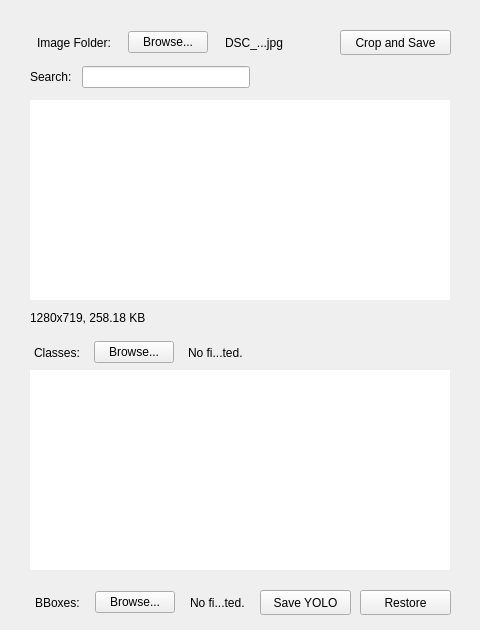
<?xml version="1.0" encoding="UTF-8"?>
<ui version="4.0">
 <class>gui</class>
 <widget class="QMainWindow" name="gui">
  <property name="geometry">
   <rect>
    <x>0</x>
    <y>0</y>
    <width>480</width>
    <height>630</height>
   </rect>
  </property>
  <property name="windowTitle">
   <string>gui</string>
  </property>
  <widget class="QWidget" name="CentralWidget">
   <widget class="QFrame" name="MainContainer">
    <property name="geometry">
     <rect>
      <x>10</x>
      <y>10</y>
      <width>460</width>
      <height>620</height>
     </rect>
    </property>
    <property name="sizePolicy">
     <sizepolicy hsizetype="Maximum" vsizetype="Maximum">
      <horstretch>0</horstretch>
      <verstretch>0</verstretch>
     </sizepolicy>
    </property>
    <property name="styleSheet">
     <string notr="true">QFrame { border: 0; }</string>
    </property>
    <property name="frameShape">
     <enum>QFrame::StyledPanel</enum>
    </property>
    <property name="frameShadow">
     <enum>QFrame::Raised</enum>
    </property>
    <property name="lineWidth">
     <number>0</number>
    </property>
    <widget class="QFrame" name="ImageBrowsingFrame">
     <property name="geometry">
      <rect>
       <x>20</x>
       <y>20</y>
       <width>261</width>
       <height>25</height>
      </rect>
     </property>
     <property name="sizePolicy">
      <sizepolicy hsizetype="Fixed" vsizetype="Fixed">
       <horstretch>0</horstretch>
       <verstretch>0</verstretch>
      </sizepolicy>
     </property>
     <property name="styleSheet">
      <string notr="true"/>
     </property>
     <property name="frameShape">
      <enum>QFrame::StyledPanel</enum>
     </property>
     <property name="frameShadow">
      <enum>QFrame::Raised</enum>
     </property>
     <property name="lineWidth">
      <number>0</number>
     </property>
     <layout class="QHBoxLayout" name="horizontalLayout">
      <property name="spacing">
       <number>10</number>
      </property>
      <property name="leftMargin">
       <number>0</number>
      </property>
      <property name="topMargin">
       <number>0</number>
      </property>
      <property name="rightMargin">
       <number>1</number>
      </property>
      <property name="bottomMargin">
       <number>0</number>
      </property>
      <item>
       <widget class="QLabel" name="ImagesLabel">
        <property name="sizePolicy">
         <sizepolicy hsizetype="Maximum" vsizetype="Preferred">
          <horstretch>0</horstretch>
          <verstretch>0</verstretch>
         </sizepolicy>
        </property>
        <property name="text">
         <string>Image Folder:</string>
        </property>
       </widget>
      </item>
      <item>
       <widget class="QPushButton" name="ImageBrowseButton">
        <property name="sizePolicy">
         <sizepolicy hsizetype="Maximum" vsizetype="Fixed">
          <horstretch>0</horstretch>
          <verstretch>0</verstretch>
         </sizepolicy>
        </property>
        <property name="text">
         <string>Browse...</string>
        </property>
       </widget>
      </item>
      <item>
       <widget class="QLabel" name="ImageFolderLabel">
        <property name="sizePolicy">
         <sizepolicy hsizetype="Maximum" vsizetype="Preferred">
          <horstretch>0</horstretch>
          <verstretch>0</verstretch>
         </sizepolicy>
        </property>
        <property name="text">
         <string>DSC_...jpg</string>
        </property>
       </widget>
      </item>
     </layout>
    </widget>
    <widget class="QPushButton" name="CropSaveButton">
     <property name="geometry">
      <rect>
       <x>330</x>
       <y>20</y>
       <width>111</width>
       <height>25</height>
      </rect>
     </property>
     <property name="text">
      <string>Crop and Save</string>
     </property>
    </widget>
    <widget class="QFrame" name="ImageSearchFrame">
     <property name="geometry">
      <rect>
       <x>20</x>
       <y>55</y>
       <width>220</width>
       <height>25</height>
      </rect>
     </property>
     <property name="sizePolicy">
      <sizepolicy hsizetype="Fixed" vsizetype="Fixed">
       <horstretch>0</horstretch>
       <verstretch>0</verstretch>
      </sizepolicy>
     </property>
     <property name="frameShape">
      <enum>QFrame::StyledPanel</enum>
     </property>
     <property name="frameShadow">
      <enum>QFrame::Raised</enum>
     </property>
     <layout class="QHBoxLayout" name="horizontalLayout_2">
      <property name="spacing">
       <number>10</number>
      </property>
      <property name="leftMargin">
       <number>0</number>
      </property>
      <property name="topMargin">
       <number>0</number>
      </property>
      <property name="rightMargin">
       <number>0</number>
      </property>
      <property name="bottomMargin">
       <number>0</number>
      </property>
      <item>
       <widget class="QLabel" name="SearchLabel">
        <property name="sizePolicy">
         <sizepolicy hsizetype="Maximum" vsizetype="Maximum">
          <horstretch>0</horstretch>
          <verstretch>0</verstretch>
         </sizepolicy>
        </property>
        <property name="text">
         <string>Search:</string>
        </property>
       </widget>
      </item>
      <item>
       <widget class="QLineEdit" name="SearchBox"/>
      </item>
     </layout>
    </widget>
    <widget class="QListWidget" name="ImageList">
     <property name="geometry">
      <rect>
       <x>20</x>
       <y>90</y>
       <width>420</width>
       <height>200</height>
      </rect>
     </property>
     <property name="sizePolicy">
      <sizepolicy hsizetype="Fixed" vsizetype="Fixed">
       <horstretch>0</horstretch>
       <verstretch>0</verstretch>
      </sizepolicy>
     </property>
    </widget>
    <widget class="QLabel" name="ImageInfoLabel">
     <property name="geometry">
      <rect>
       <x>20</x>
       <y>300</y>
       <width>220</width>
       <height>15</height>
      </rect>
     </property>
     <property name="text">
      <string>1280x719, 258.18 KB</string>
     </property>
    </widget>
    <widget class="QFrame" name="ClassBrowsingFrame">
     <property name="geometry">
      <rect>
       <x>20</x>
       <y>330</y>
       <width>220</width>
       <height>25</height>
      </rect>
     </property>
     <property name="sizePolicy">
      <sizepolicy hsizetype="Fixed" vsizetype="Fixed">
       <horstretch>0</horstretch>
       <verstretch>0</verstretch>
      </sizepolicy>
     </property>
     <property name="styleSheet">
      <string notr="true"/>
     </property>
     <property name="frameShape">
      <enum>QFrame::StyledPanel</enum>
     </property>
     <property name="frameShadow">
      <enum>QFrame::Raised</enum>
     </property>
     <property name="lineWidth">
      <number>0</number>
     </property>
     <layout class="QHBoxLayout" name="horizontalLayout_3">
      <property name="spacing">
       <number>10</number>
      </property>
      <property name="leftMargin">
       <number>0</number>
      </property>
      <property name="topMargin">
       <number>0</number>
      </property>
      <property name="rightMargin">
       <number>1</number>
      </property>
      <property name="bottomMargin">
       <number>0</number>
      </property>
      <item>
       <widget class="QLabel" name="ClassesLabel">
        <property name="sizePolicy">
         <sizepolicy hsizetype="Maximum" vsizetype="Preferred">
          <horstretch>0</horstretch>
          <verstretch>0</verstretch>
         </sizepolicy>
        </property>
        <property name="text">
         <string>Classes:</string>
        </property>
       </widget>
      </item>
      <item>
       <widget class="QPushButton" name="ClassBrowseButton">
        <property name="sizePolicy">
         <sizepolicy hsizetype="Maximum" vsizetype="Fixed">
          <horstretch>0</horstretch>
          <verstretch>0</verstretch>
         </sizepolicy>
        </property>
        <property name="text">
         <string>Browse...</string>
        </property>
       </widget>
      </item>
      <item>
       <widget class="QLabel" name="ClassFileLabel">
        <property name="sizePolicy">
         <sizepolicy hsizetype="Maximum" vsizetype="Preferred">
          <horstretch>0</horstretch>
          <verstretch>0</verstretch>
         </sizepolicy>
        </property>
        <property name="text">
         <string>No fi...ted.</string>
        </property>
       </widget>
      </item>
     </layout>
    </widget>
    <widget class="QListWidget" name="ClassesList">
     <property name="geometry">
      <rect>
       <x>20</x>
       <y>360</y>
       <width>420</width>
       <height>200</height>
      </rect>
     </property>
     <property name="sizePolicy">
      <sizepolicy hsizetype="Fixed" vsizetype="Fixed">
       <horstretch>0</horstretch>
       <verstretch>0</verstretch>
      </sizepolicy>
     </property>
    </widget>
    <widget class="QFrame" name="BBoxesBrowsingFrame">
     <property name="geometry">
      <rect>
       <x>20</x>
       <y>580</y>
       <width>221</width>
       <height>25</height>
      </rect>
     </property>
     <property name="sizePolicy">
      <sizepolicy hsizetype="Fixed" vsizetype="Fixed">
       <horstretch>0</horstretch>
       <verstretch>0</verstretch>
      </sizepolicy>
     </property>
     <property name="styleSheet">
      <string notr="true"/>
     </property>
     <property name="frameShape">
      <enum>QFrame::StyledPanel</enum>
     </property>
     <property name="frameShadow">
      <enum>QFrame::Raised</enum>
     </property>
     <property name="lineWidth">
      <number>0</number>
     </property>
     <layout class="QHBoxLayout" name="horizontalLayout_4">
      <property name="spacing">
       <number>10</number>
      </property>
      <property name="leftMargin">
       <number>0</number>
      </property>
      <property name="topMargin">
       <number>0</number>
      </property>
      <property name="rightMargin">
       <number>1</number>
      </property>
      <property name="bottomMargin">
       <number>0</number>
      </property>
      <item>
       <widget class="QLabel" name="BBoxesLabel">
        <property name="sizePolicy">
         <sizepolicy hsizetype="Maximum" vsizetype="Preferred">
          <horstretch>0</horstretch>
          <verstretch>0</verstretch>
         </sizepolicy>
        </property>
        <property name="text">
         <string>BBoxes:</string>
        </property>
       </widget>
      </item>
      <item>
       <widget class="QPushButton" name="BBoxBrowseButton">
        <property name="sizePolicy">
         <sizepolicy hsizetype="Maximum" vsizetype="Fixed">
          <horstretch>0</horstretch>
          <verstretch>0</verstretch>
         </sizepolicy>
        </property>
        <property name="text">
         <string>Browse...</string>
        </property>
       </widget>
      </item>
      <item>
       <widget class="QLabel" name="BBoxFileName">
        <property name="sizePolicy">
         <sizepolicy hsizetype="Maximum" vsizetype="Preferred">
          <horstretch>0</horstretch>
          <verstretch>0</verstretch>
         </sizepolicy>
        </property>
        <property name="text">
         <string>No fi...ted.</string>
        </property>
       </widget>
      </item>
     </layout>
    </widget>
    <widget class="QPushButton" name="SaveYOLOButton">
     <property name="geometry">
      <rect>
       <x>250</x>
       <y>580</y>
       <width>91</width>
       <height>25</height>
      </rect>
     </property>
     <property name="text">
      <string>Save YOLO</string>
     </property>
    </widget>
    <widget class="QPushButton" name="RestoreButton">
     <property name="geometry">
      <rect>
       <x>350</x>
       <y>580</y>
       <width>91</width>
       <height>25</height>
      </rect>
     </property>
     <property name="text">
      <string>Restore</string>
     </property>
    </widget>
   </widget>
  </widget>
  <action name="actionOpen_folder">
   <property name="text">
    <string>Open folder</string>
   </property>
  </action>
 </widget>
 <resources/>
 <connections/>
</ui>
